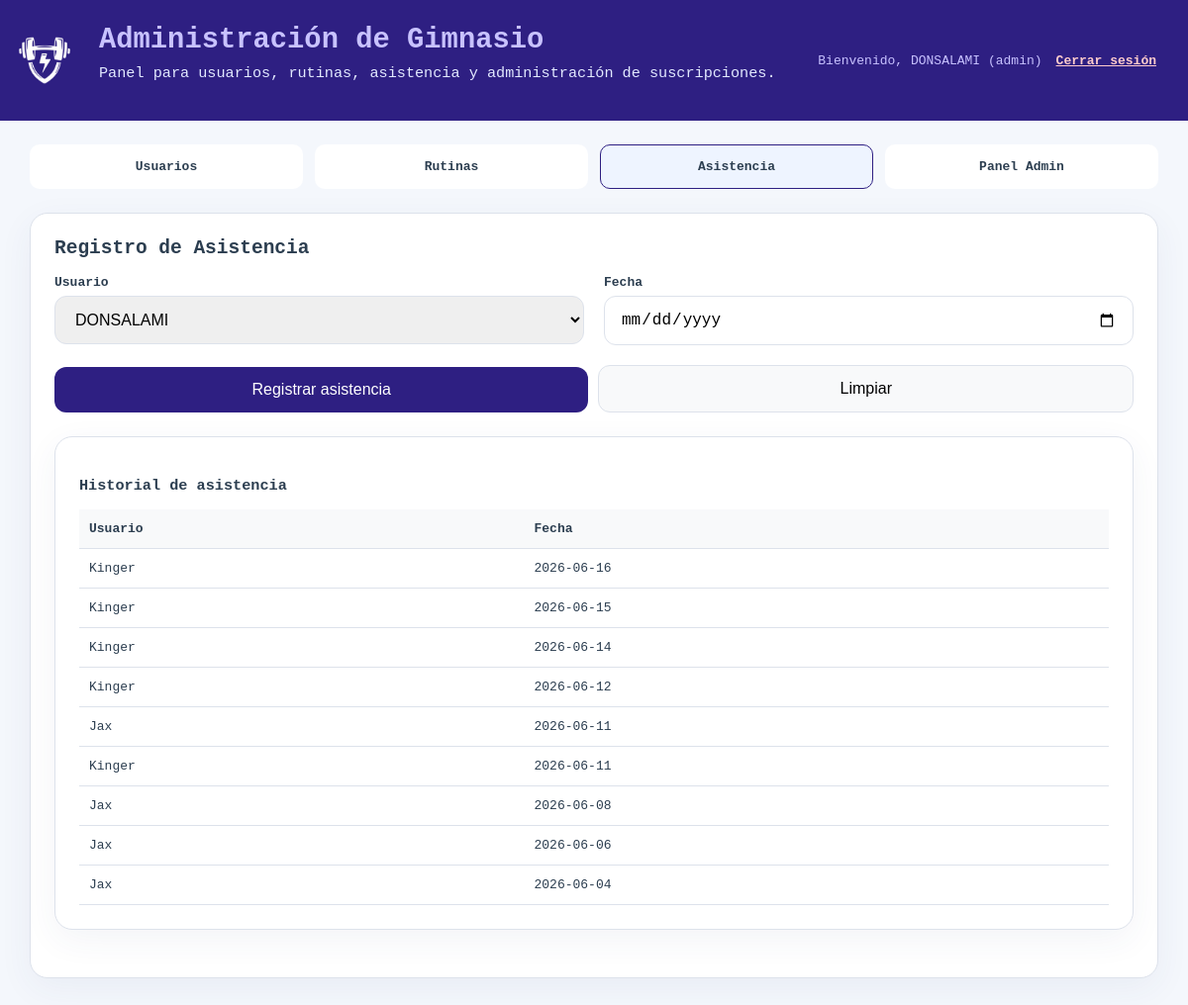
Page /index.php?section=asistencia (signed in) on the committed database.
### tables this page shows
CREATE TABLE IF NOT EXISTS `asistencia` (
  `id` int UNSIGNED NOT NULL AUTO_INCREMENT,
  `usuario_id` int UNSIGNED NOT NULL,
  `fecha` date NOT NULL,
  PRIMARY KEY (`id`),
  KEY `usuario_id` (`usuario_id`)
);

CREATE TABLE IF NOT EXISTS `usuarios` (
  `id` int UNSIGNED NOT NULL AUTO_INCREMENT,
  `Nombre` varchar(255) NOT NULL,
  `Rol` varchar(255) NOT NULL,
  `Correo` varchar(255) NOT NULL,
  `Clave` varchar(255) NOT NULL,
  `Tipo_Suscripcion` varchar(255) NOT NULL,
  PRIMARY KEY (`id`)
);

### index.php (the view, shortened to what this page needs)
<?php
require 'conexiongym.php';
$isAdmin = isset($_SESSION['user_role']) && $_SESSION['user_role'] === 'admin';
$active_section = $_GET['section'] ?? 'usuarios';
$users_query = "SELECT id, Nombre, Correo, Tipo_Suscripcion, Rol FROM usuarios";
$users_result = mysqli_query($F, $users_query);
if ($isAdmin) {
    $attendance_query = "SELECT a.fecha, u.Nombre FROM asistencia a JOIN usuarios u ON a.usuario_id = u.id ORDER BY a.fecha DESC";
    $attendance_result = mysqli_query($F, $attendance_query);
}
?>
<!DOCTYPE html>
<html lang="es">
<head>
</head>
<body>
  <header>
    <section>
      <h1>Administración de Gimnasio</h1>
      <p class="status">Panel para usuarios, rutinas, asistencia y administración de suscripciones.</p>
    </section>
    <section class="header-actions">
      <?php if (isset($_SESSION['user_name'])): ?>
        <p id="userStatus">Bienvenido, <?php echo htmlspecialchars($_SESSION['user_name']); ?> (<?php echo htmlspecialchars($_SESSION['user_role'] ?? 'usuario'); ?>)</p>
        <p><a href="?logout=1" style="color: #ffcccc; text-decoration: underline;">Cerrar sesión</a></p>
      <?php else: ?>
        <p id="userStatus">No has iniciado sesión.</p>
        <button id="loginPageButton" class="secondary">Ir a inicio de sesión</button>
      <?php endif; ?>
    </section>
  </header>
  <main class="container">
    <nav class="nav-buttons">
      <a href="?section=usuarios" class="<?php echo $active_section === 'usuarios' ? 'active' : ''; ?>">Usuarios</a>
      <a href="?section=rutinas" class="<?php echo $active_section === 'rutinas' ? 'active' : ''; ?>">Rutinas</a>
      <a href="?section=asistencia" class="<?php echo $active_section === 'asistencia' ? 'active' : ''; ?>">Asistencia</a>
      <?php if ($isAdmin): ?>
      <a href="?section=admin" class="<?php echo $active_section === 'admin' ? 'active' : ''; ?>">Panel Admin</a>
      <?php endif; ?>
    </nav>
            <?php if ($users_result && mysqli_num_rows($users_result) > 0): ?>
              <?php mysqli_data_seek($users_result, 0); ?>
            <?php else: ?>
              <tr><td colspan="4">No hay usuarios registrados.</td></tr>
            <?php endif; ?>
    <section id="asistencia" class="section <?php echo $active_section === 'asistencia' ? 'active' : ''; ?> card">
      <h2>Registro de Asistencia</h2>
      <form id="attendanceForm" method="POST" class="grid-2">
        <section>
          <label for="attendanceUser">Usuario</label>
          <?php if ($isAdmin): ?>
          <select id="attendanceUser" name="attendanceUser" required>
            <?php if ($users_result && mysqli_num_rows($users_result) > 0): ?>
              <?php mysqli_data_seek($users_result, 0); ?>
              <?php while ($user = mysqli_fetch_assoc($users_result)): ?>
              <option value="<?php echo $user['id']; ?>"><?php echo htmlspecialchars($user['Nombre']); ?></option>
              <?php endwhile; ?>
            <?php else: ?>
              <option value="">No hay usuarios disponibles</option>
            <?php endif; ?>
          </select>
          <?php else: ?>
          <input type="text" value="<?php echo htmlspecialchars($_SESSION['user_name']); ?>" readonly>
          <input type="hidden" name="attendanceUser" value="<?php echo $_SESSION['user_id']; ?>">
          <?php endif; ?>
        </section>
        <section>
          <label for="attendanceDate">Fecha</label>
          <input id="attendanceDate" name="attendanceDate" type="date" required>
        </section>
        <section style="grid-column: 1 / -1; display: flex; gap: 10px; align-items: flex-end;">
          <button type="submit" name="add_attendance" class="primary">Registrar asistencia</button>
          <button type="button" id="clearAttendance" class="secondary">Limpiar</button>
        </section>
      </form>
      <section class="card" style="margin-top: 24px;">
        <h3>Historial de asistencia</h3>
        <table>
          <thead>
            <tr>
              <th>Usuario</th>
              <th>Fecha</th>
            </tr>
          </thead>
          <tbody id="attendanceTableBody">
            <?php if ($attendance_result): ?>
              <?php while ($att = mysqli_fetch_assoc($attendance_result)): ?>
              <tr>
                <td><?php echo htmlspecialchars($att['Nombre']); ?></td>
                <td><?php echo htmlspecialchars($att['fecha']); ?></td>
              </tr>
              <?php endwhile; ?>
            <?php else: ?>
              <tr><td colspan="2">No hay registros de asistencia.</td></tr>
            <?php endif; ?>
          </tbody>
        </table>
      </section>
    </section>
  </main>
</body>
</html>

### index.php (style rules this page uses)
:root { --bg: #f4f7fc; --surface: #ffffff; --primary: #2e1f82; --primary-dark: #2e1f82; --danger: #d3c612; --success: #198754; --text: #2c3e50; --muted: #6c757d; --border: #dde2eb; }
* { box-sizing: border-box; }
body { margin: 0; font-family: monospace; background: var(--bg); color: var(--text); }
header { background: var(--primary); color: #c8c2ff; padding: 24px 32px; display: flex; justify-content: space-between; align-items: center; flex-wrap: wrap; background-image: url("LogoGym.png"); background-size: 90px; background-position: left center; background-repeat: no-repeat; padding-left: 100px; }
header h1 { margin: 0; font-size: 1.8rem; }
.header-actions { display: flex; flex-wrap: wrap; gap: 14px; align-items: center; }
.header-actions p { margin: 0; }
a { color: var(--primary); text-decoration: none; font-weight: 600; }
header .status { margin-top: 8px; font-size: 0.95rem; color: #e2e9ff; }
.container { max-width: 1180px; margin: 24px auto; padding: 0 20px 40px; }
.nav-buttons { display: grid; grid-template-columns: repeat(4, minmax(0, 1fr)); gap: 12px; margin-bottom: 24px; }
.nav-buttons a { padding: 14px 18px; border: 1px solid transparent; border-radius: 10px; background: white; cursor: pointer; transition: all 0.2s ease; font-weight: 600; display: block; text-align: center; text-decoration: none; color: var(--text); }
.nav-buttons a.active, .nav-buttons a:hover { border-color: var(--primary); background: #eef4ff; }
.card { background: var(--surface); border: 1px solid var(--border); border-radius: 18px; padding: 24px; margin-bottom: 24px; box-shadow: 0 10px 35px rgba(56, 76, 120, 0.06); }
.card h2 { margin-top: 0; }
.grid-2 { display: grid; grid-template-columns: repeat(2, minmax(0, 1fr)); gap: 20px; }
form { display: grid; gap: 16px; }
label { display: block; font-weight: 600; margin-bottom: 6px; }
input, select, button, textarea { width: 100%; border-radius: 12px; border: 1px solid var(--border); padding: 14px 16px; font-size: 1rem; }
button.primary { background: var(--primary); color: white; border: none; }
button.secondary { background: #f8f9fa; border: 1px solid var(--border); }
table { width: 100%; border-collapse: collapse; margin-top: 12px; }
th, td { padding: 12px 10px; border-bottom: 1px solid var(--border); text-align: left; }
th { background: #f8f9fa; font-weight: 700; }
.section { display: none; }
.section.active { display: block; }

### rows in the picture
asistencia: usuario.Nombre "Kinger", fecha "2026-06-16"
asistencia: usuario.Nombre "Kinger", fecha "2026-06-15"
asistencia: usuario.Nombre "Kinger", fecha "2026-06-14"
asistencia: usuario.Nombre "Kinger", fecha "2026-06-12"
asistencia: usuario.Nombre "Jax", fecha "2026-06-11"
asistencia: usuario.Nombre "Kinger", fecha "2026-06-11"
asistencia: usuario.Nombre "Jax", fecha "2026-06-08"
asistencia: usuario.Nombre "Jax", fecha "2026-06-06"
asistencia: usuario.Nombre "Jax", fecha "2026-06-04"

### other values in the picture
$_SESSION['user_name'] "DONSALAMI"
$_SESSION['user_role'] "admin"
form field attendanceUser "DONSALAMI"
